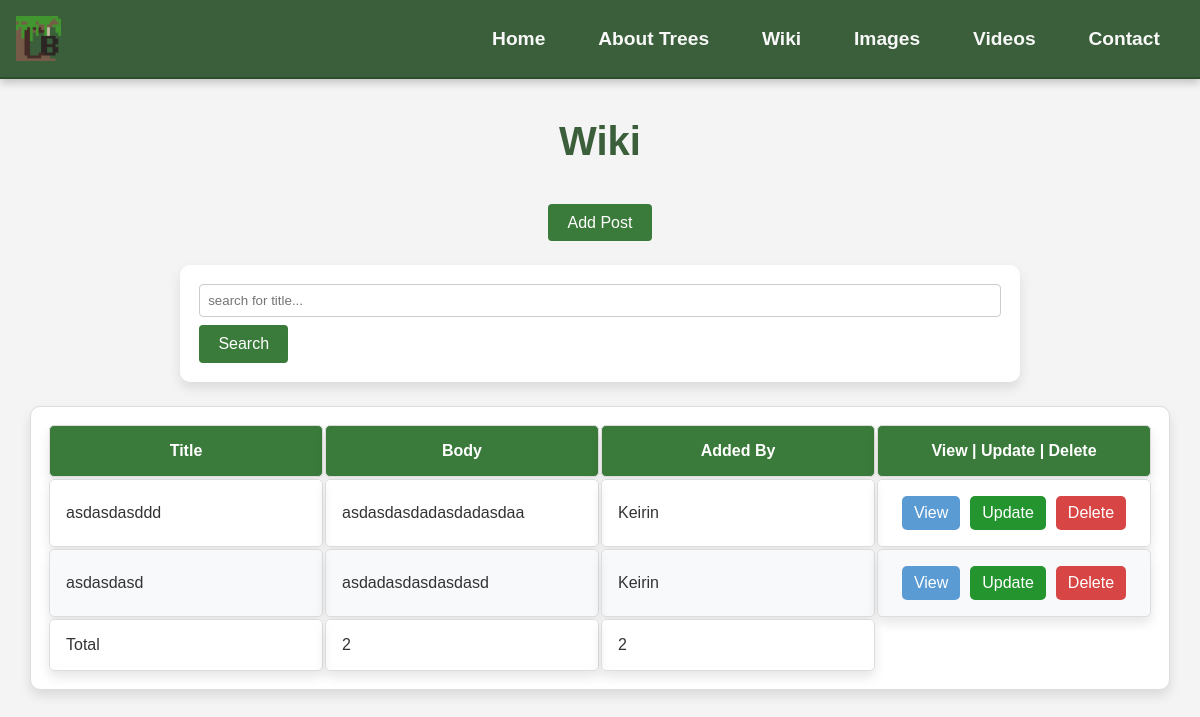
Page /Add/ on the earlier database version.
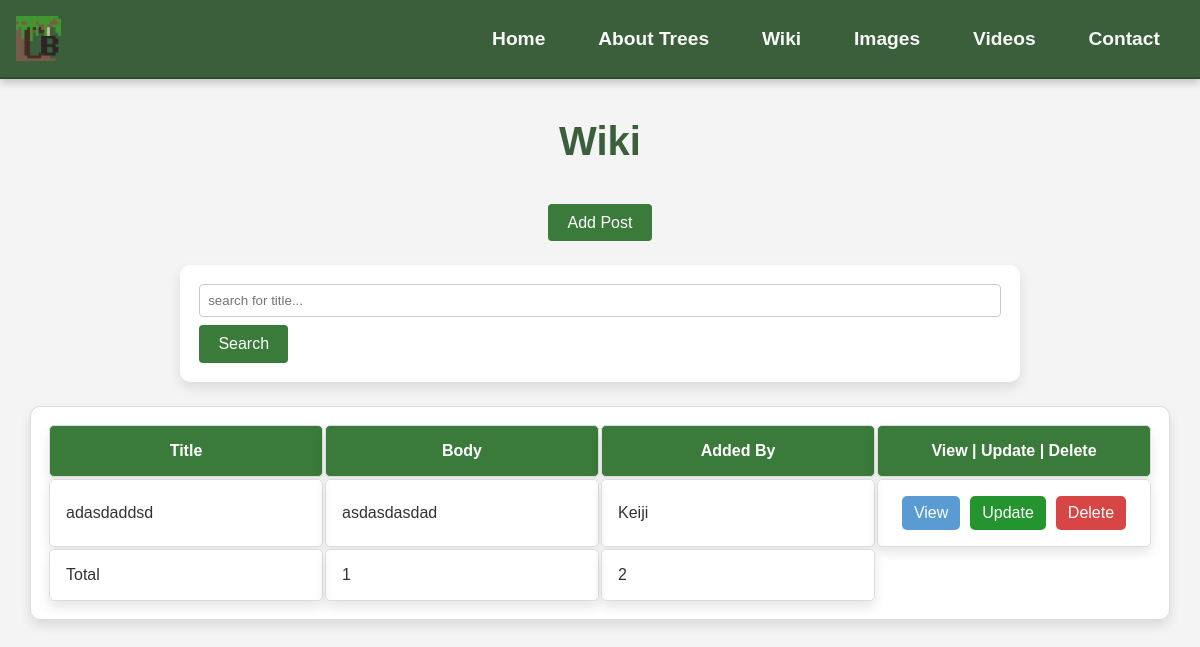
Same page on the later database version.
### app/models.py (models this page shows, shortened)
class Post(models.Model):
    title = models.CharField(max_length=100)
    author = models.ForeignKey("auth.User", on_delete=models.CASCADE)
    body = models.TextField()

### app/views.py (the view)
# urls.py: path('Add/', WikiListView.as_view(), name='Add'),
class WikiListView(ListView):
    model = Post
    context_object_name = 'posts'
    template_name = 'app/Wiki_list.html'
    def get_context_data(self, **kwargs):
        context = super().get_context_data(**kwargs)
        query = self.request.GET.get('q', '')
        if query:
            filtered_posts = Post.objects.filter(title__icontains=query)
        else:
            filtered_posts = Post.objects.all()
        context['posts'] = filtered_posts
        context['total_posts'] = Post.objects.count()
        context['total_users'] = User.objects.count()
        return context

### app/templates/app/Wiki_list.html
{% extends 'app/Base.html' %}
{% load static %}
{% block content %}
    <h1>Wiki</h1>
    <div class="btn_center">
        <a href="{% url 'Wiki_create' %}" class="wikiadd_btn">Add Post</a>
    </div>
    <form method="get" class="search_form" action="{% url 'Add' %}">
        <label>
            <input type="text" name="q" placeholder="search for title..." value="{{ search_query }}">
        </label>
        <button class="wiki_search" type="submit">Search</button>
    </form>
    <table>
        <thead>
            <tr>
                <th>Title</th>
                <th>Body</th>
                <th>Added By</th>
                <th>View | Update | Delete</th>
            </tr>
        </thead>
        <tbody>
        {% for post in posts %}
            <tr>
                <td>{{ post.title }}</td>
                <td>{{ post.body|truncatechars:55 }}</td>
                <td>{{ post.author }}</td>
                <td>
                    <div class="wiki_button_container">
                        <a href="{% url 'Wiki' post.pk %}" class="wiki_button table_view">View</a>
                        <a href="{% url 'Wiki_update' post.pk %}" class="wiki_button table_update">Update</a>
                        <a href="{% url 'Wiki_delete' post.pk %}" class="wiki_button table_delete">Delete</a>
                    </div>
                </td>
            </tr>
        {% empty %}
            <tr>
                <td colspan="4">No Post Found</td>
            </tr>
        {% endfor %}
        </tbody>
        <tfoot>
            <tr>
                <td>Total</td>
                <td>{{ total_posts }}</td>
                <td>{{ total_users }}</td>
            </tr>
        </tfoot>
    </table>
{% endblock content %}

Differences in the rows shown:
removed Post: title "asdasdasddd", body "asdasdasdadasdadasdaa", author "Keirin"
removed Post: title "asdasdasd", body "asdadasdasdasdasd", author "Keirin"
added Post: title "adasdaddsd", body "asdasdasdad", author "Keiji"
Other differences:
{{ total_posts }}: "2" → "1"
